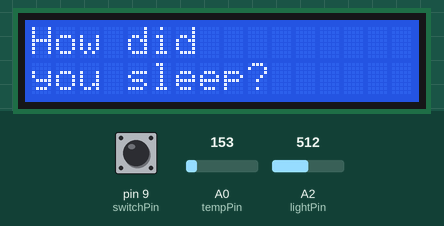
Simulated run of this sketch. Board: Arduino Uno, built with avr-gcc and run on an emulated ATmega328P. Parts: 16×2 character LCD. The test bench sets the inputs (shaded band); at power-on: A0 (tempPin) = 153, pin 9 (switchPin) HIGH, A2 (lightPin) = 512. What the sketch prints to the serial monitor is not drawn.

Above: at 0.1 s.
6.3 s: A0 (tempPin) set to 165
At 9.7 s:
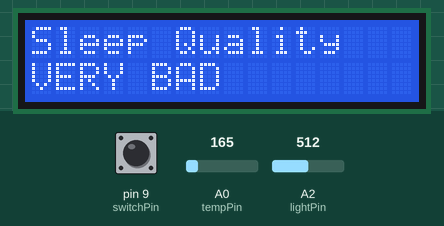
16.5 s: pin 9 (switchPin) pulled LOW for 3 s
At 17.9 s:
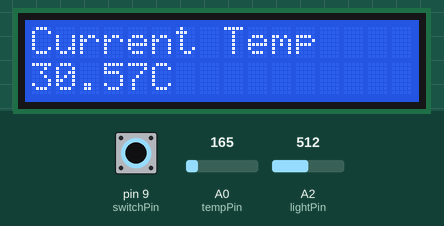
At 19.6 s:
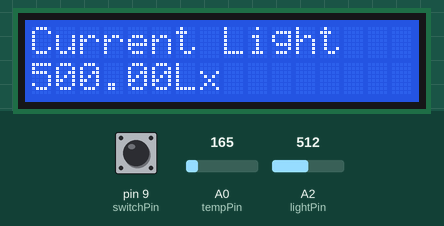
22.6 s: A2 (lightPin) set to 716
33.4 s: A0 (tempPin) set to 175
44.2 s: A0 (tempPin) set to 191
At 52.2 s:
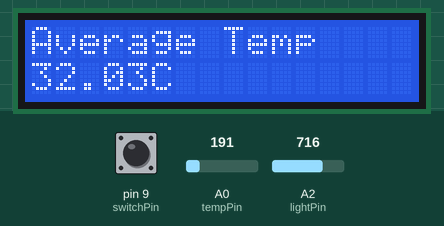
55.0 s: A2 (lightPin) set to 900
Timing chart, 0 to 58.0 s (numbered marks = the images above; inputs shaded):
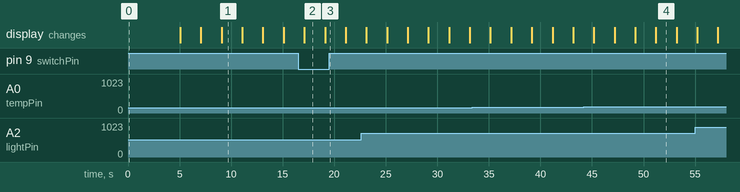

Measured:
- after the input at 16.5 s, the display: changes after 0.60 s (image 2)
- what the display in image 1 shows lasts 2.0 s, from 9.1 s to 11.1 s

The sketch:

LCDsleepENVmonitor.ino
```cpp
#include <LiquidCrystal.h>

#define lightPin A2 //set analog pin to recieve light level value
#define tempPin A0 // set analog pin to recieve temperature value#define Vcc 5.0 // board voltage
#define switchPin 9 // set analog pin to recieve button press info

LiquidCrystal lcd(12, 11, 5, 4, 3, 2); // declare pins LCD will use

int tempInput; // declare temperature input integer variable
int lightInput; // declare light input integer variable
float temp; // declare temperature as a float variable
float light; // declare light level as a float variable
float tempAvg; // declare a float variable for the average temeperature
float lightAvg; // declare a float variable for average light
float tempSum = 0; // declare variable to capture a summed total of temp readings
float lightSum = 0; // declare variable to capture a summed total of light readings
float tempImpact; // declare a variable to hold the impact of temperature on sleep quality
float lightImpact; // declare a variable to hold the impact of temperature on sleep quality
float voltage; // declare a float variable to store voltage
float Vcc = 5; // board voltage
int switchState = LOW; // declare int value for the switch state (0=LOW, 1=HIGH)
float sleepQuality; // declare a variable for sleep quality
int readingCount = 0; // declare a counter variable to remember how many readings
// have been completed

void setup()
{
  Serial.begin(9600); // start serial connection

  pinMode(switchPin, INPUT);

  lcd.begin(16, 2); // start LCD screen
  lcd.print("How did");
  lcd.setCursor(0,1); // write an opening message to the LCD
  lcd.print("you sleep?");
  delay(5000);
}

void loop()
{

  switchState = digitalRead(switchPin); // check switchPin

  while (switchState == LOW)
  {
    tempInput = analogRead(tempPin);
    voltage = tempInput * Vcc; // multiply by board voltage
    voltage /= 1024; // divide by 1024 to get volts
    Serial.print(voltage);
    Serial.println(" volts");
    // print voltage in serial monitor for debugging
    temp = (voltage - 0.5) * 100; // subtract offset and multiply by
    // 100 to convert voltage to degrees celsius
    Serial.print(temp);
    Serial.println(" degrees celsius");
    // print temp in serial monitor for debugging
    tempSum += temp; // add current temp reading to the temp sum

    lightInput = analogRead(lightPin);
    // lower light level = less resistance & higher value
    light = map(round(lightInput), 0, 1023, 1000, 0);
    // map the analog value to lux - provides a rough estimate of light levels
    Serial.print(lightInput);
    Serial.println(" lightInput");
    // print to serial monitor for debugging
    Serial.print(light);
    Serial.println(" lux");
    // print to serial monitor for debugging
    lightSum += light; // add current light reading to the light sum

    lcd.clear(); // clears the LCD screen
    lcd.print("Current Temp");
    lcd.setCursor(0,1);
    lcd.print(temp);
    lcd.print("C");
    delay(2000);

    lcd.clear();
    lcd.print("Current Light");
    lcd.setCursor(0,1);
    lcd.print(light);
    lcd.print("Lx");
    delay(2000);

    readingCount += 1; // add 1 to readingCount after each complete reading
    switchState = digitalRead(switchPin); // check switchPin
  }

// average value loop
  while (switchState == HIGH)
  {
    tempInput = analogRead(tempPin);
    voltage = tempInput * Vcc; // multiply by board voltage
    voltage /= 1024; // divide by 1024 to get volts
    Serial.print(voltage);
    Serial.println(" volts");
    // print voltage in serial monitor for debugging
    temp = (voltage - 0.5) * 100; // subtract offset and multiply by
    tempAvg = tempSum/readingCount;
    // 100 to convert voltage to degrees celsius
    Serial.print(tempAvg);
    Serial.println(" tempAvg");
    // print temp in serial monitor for debugging
    tempSum += temp; // add current temp reading to the temp sum

    lightInput = analogRead(lightPin);
    // lower light level = less resistance & higher value
    light = map(round(lightInput), 0, 1023, 1000, 0);
    // map the analog value to lux - provides a rough estimate of light levels
    lightAvg = lightSum/readingCount;
    // print to serial monitor for debugging
    Serial.print(lightAvg);
    Serial.println(" lightAvg");
    // print to serial monitor for debugging
    lightSum += light; // add current light reading to the light sum

    /*
    the chunk of code used to get temperature and light would be more efficient
    as a function call, instead of rewriting it in both instances
    */
    tempImpact = map(round(tempAvg), 18, 40, 5, 0);
    lightImpact = map(round(lightAvg), 0, 1000, 5, 0);

    sleepQuality = tempImpact + lightImpact; // declare a variable for sleep quality

    /*
    Serial.print(tempImpact);
    Serial.println(" tempImpact");
    Serial.print(lightImpact);
    Serial.println(" lightImpact");
    Serial.print(sleepQuality);
    Serial.println(" sleepQuality");
    */

    lcd.clear(); // clears the LCD screen

    lcd.print("Average Temp");
    lcd.setCursor(0,1);
    lcd.print(tempAvg);
    lcd.print("C");
    delay(2000);

    lcd.clear();
    lcd.print("Average Light");
    lcd.setCursor(0,1);
    lcd.print(lightAvg);
    lcd.print("Lx");
    delay(2000);

    lcd.clear();

    /*
    SLEEP QUALITY SCALE
    0 - 1.99 = Very Bad
    2 - 3.99 = Bad
    4 - 5.99 = Satisfactory
    6 - 7.99 = Good
    8 - 10 = Great!


    lcd.print("SLEEP NUM ");
    lcd.setCursor(0,1);
    lcd.print(sleepQuality);
    delay(2000);

    lcd.clear();
    */

    if (sleepQuality < 2) // sleep quality is VERY BAD!
    {
      lcd.print("Sleep Quality");
      lcd.setCursor(0,1);
      lcd.print("VERY BAD");
      delay(2000);
    }

    else if (sleepQuality >= 2 && sleepQuality < 4) // sleep quality is BAD!
    {
      lcd.print("Sleep Quality");
      lcd.setCursor(0,1);
      lcd.print("BAD");
      delay(2000);
    }

    else if (sleepQuality >= 4 && sleepQuality < 5.99) // sleep quality was OKAY!
    {
      lcd.print("Sleep Quality");
      lcd.setCursor(0,1);
      lcd.print("OKAY");
      delay(2000);
    }

    else if (sleepQuality >= 6 && sleepQuality < 7.99) // sleep quality was GOOD!
    {
      lcd.print("Sleep Quality");
      lcd.setCursor(0,1);
      lcd.print("GOOD");
      delay(2000);
    }

    else if (sleepQuality >= 8) // sleep quality was GREAT!
    {
      lcd.print("Sleep Quality");
      lcd.setCursor(0,1);
      lcd.print("GREAT");
      delay(2000);
    }

    readingCount += 1; // add 1 to readingCount after each complete reading
    switchState = digitalRead(switchPin); // check switchPin
  }

}
```
